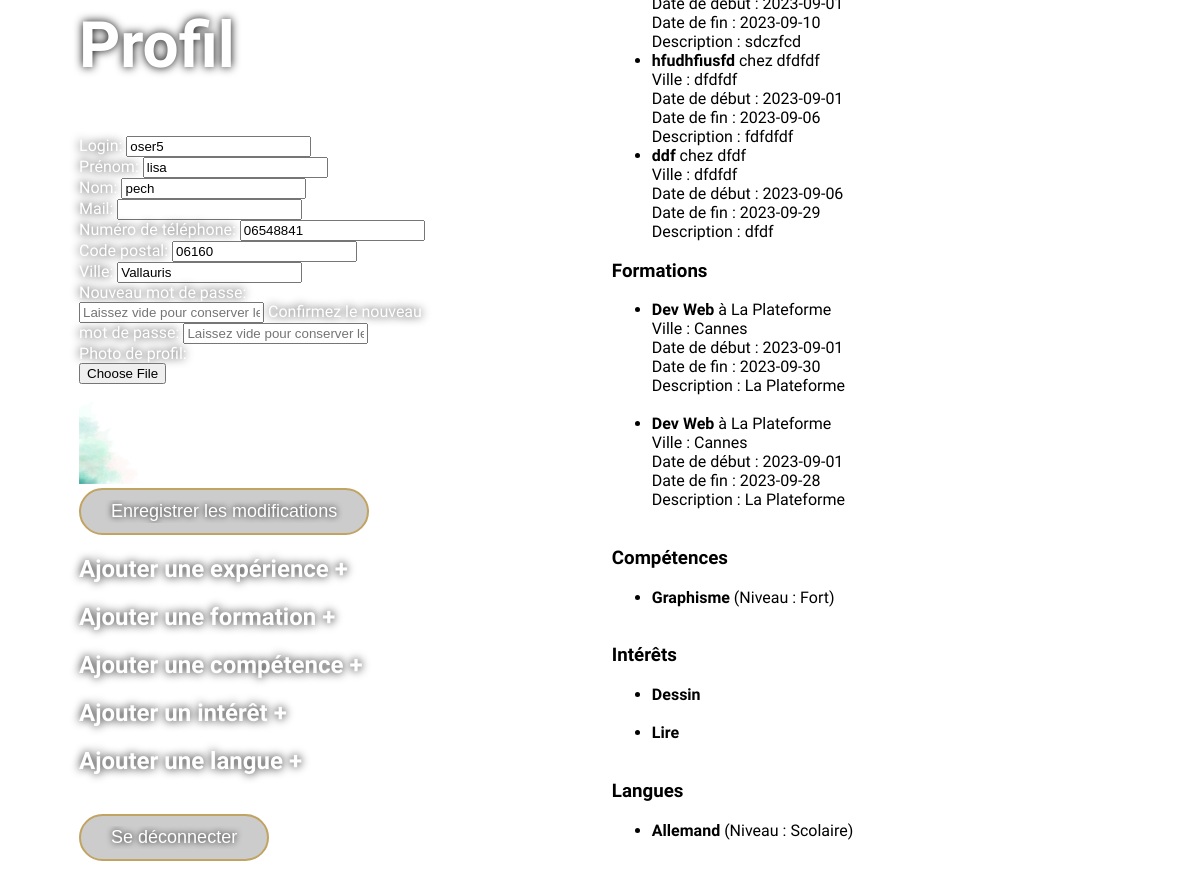
Page /profil.php (signed in) on the committed database.
### tables this page shows
CREATE TABLE IF NOT EXISTS `utilisateurs` (
  `id` int NOT NULL AUTO_INCREMENT,
  `login` varchar(255) NOT NULL,
  `prenom` varchar(255) NOT NULL,
  `nom` varchar(255) NOT NULL,
  `mail` varchar(255) NOT NULL,
  `password` varchar(255) NOT NULL,
  `phone` varchar(55) NOT NULL,
  `postal` varchar(255) NOT NULL,
  `ville` varchar(255) NOT NULL,
  `photo` varchar(255) DEFAULT 'profil_default.jpg',
  PRIMARY KEY (`id`)
);

CREATE TABLE IF NOT EXISTS `experience` (
  `id` int NOT NULL AUTO_INCREMENT,
  `utilisateurs_id` int NOT NULL,
  `poste` varchar(255) NOT NULL,
  `employeur` varchar(255) NOT NULL,
  `ville` varchar(255) NOT NULL,
  `date_start` date NOT NULL,
  `date_end` date NOT NULL,
  `description` varchar(255) NOT NULL,
  PRIMARY KEY (`id`)
);

CREATE TABLE IF NOT EXISTS `formation` (
  `id` int NOT NULL AUTO_INCREMENT,
  `utilisateurs_id` int NOT NULL,
  `nom_formation` varchar(255) NOT NULL,
  `nom_etablissement` varchar(255) NOT NULL,
  `ville` varchar(255) NOT NULL,
  `date_start` date NOT NULL,
  `date_end` date NOT NULL,
  `description` varchar(255) NOT NULL,
  PRIMARY KEY (`id`)
);

CREATE TABLE IF NOT EXISTS `competence` (
  `id` int NOT NULL AUTO_INCREMENT,
  `utilisateurs_id` int NOT NULL,
  `nom` varchar(255) NOT NULL,
  `niveau` varchar(255) NOT NULL,
  PRIMARY KEY (`id`)
);

CREATE TABLE IF NOT EXISTS `interet` (
  `id` int NOT NULL AUTO_INCREMENT,
  `utilisateurs_id` int NOT NULL,
  `nom` varchar(255) DEFAULT NULL,
  PRIMARY KEY (`id`)
);

CREATE TABLE IF NOT EXISTS `langue` (
  `id` int NOT NULL AUTO_INCREMENT,
  `utilisateurs_id` int NOT NULL,
  `nom` varchar(255) NOT NULL,
  `niveau` varchar(255) NOT NULL,
  PRIMARY KEY (`id`)
);

### profil.php (the view, shortened to what this page needs)
<?php
$host = "localhost";
$dbname = "cv-crafter";
$username = "pma";
$passwordDB = "plomkiplomki";
try {
    $conn = new PDO("mysql:host=$host;dbname=$dbname", $username, $passwordDB);
    $conn->setAttribute(PDO::ATTR_ERRMODE, PDO::ERRMODE_EXCEPTION);
    $query = "SELECT login, prenom, nom, mail, password, phone, postal, ville, photo FROM utilisateurs WHERE login = ?";
    $stmt = $conn->prepare($query);
    $stmt->execute([$_SESSION["login"]]);
    $row = $stmt->fetch(PDO::FETCH_ASSOC);
} catch (PDOException $e) {
    echo "Erreur : " . $e->getMessage();
}
?>
<!DOCTYPE html>
<html>
<head>
  <link id="style" rel="stylesheet" type="text/css" href="styleprof.css">
</head>
<body class="bodyprof">
    <section class="modif">
    <form method="POST" action="<?php echo $_SERVER["PHP_SELF"]; ?>" enctype="multipart/form-data">
        <h1>Profil</h1>
        <label for="login">Login:</label>
        <input type="text" id="login" name="login" value="<?php echo $row["login"]; ?>" required><br>
        <label for="prenom">Prénom:</label>
        <input type="text" id="prenom" name="prenom" value="<?php echo $row["prenom"]; ?>" required><br>
        <label for="nom">Nom:</label>
        <input type="text" id="nom" name="nom" value="<?php echo $row["nom"]; ?>" required><br>
        <label for="mail">Mail:</label>
        <input type="text" id="mail" name="mail" value="<?php echo $row["mail"]; ?>" required><br>
        <label for="phone">Numéro de téléphone:</label>
        <input type="tel" id="phone" name="phone" value="<?php echo $row["phone"]; ?>" required><br>
        <label for="postal">Code postal:</label>
        <input type="text" id="postal" name="postal" value="<?php echo $row["postal"]; ?>" required><br>
        <label for="ville">Ville:</label>
        <input type="text" id="ville" name="ville" value="<?php echo $row["ville"]; ?>" required><br>
        <label for="password">Nouveau mot de passe:</label>
        <input type="password" id="password" name="password" value="<?php echo isset($_POST['password']) ? $_POST['password'] : ''; ?>" placeholder="Laissez vide pour conserver le mot de passe actuel">
    <label for="confirmPassword">Confirmez le nouveau mot de passe:</label>
        <input type="password" id="confirmPassword" name="confirmPassword" value="<?php echo isset($_POST['confirmPassword']) ? $_POST['confirmPassword'] : ''; ?>" placeholder="Laissez vide pour conserver le mot de passe actuel">
              <br>
        <label for="fileUpload">Photo de profil:</label>
        <input type="file" id="fileUpload" name="photo" >
        <br>
        <img src=upload/<?=$row['photo']?> height="100" >
        <br>
        <button class="button"><input type="submit" name="enregistrer_modifications" value="Enregistrer les modifications"></button>
    </form>
        <h2 id="experience-link">Ajouter une expérience +</h2>
        <h2 id="formation-link">Ajouter une formation +</h2>
        <h2 id="competence-link">Ajouter une compétence +</h2>
        <h2 id="interet-link">Ajouter un intérêt +</h2>
        <h2 id="langue-link">Ajouter une langue +</h2>
        <br>
    <form method="GET" action="<?php echo $_SERVER["PHP_SELF"]; ?>">
        <button class="button"><input type="submit" value="Se déconnecter"></button>
    </form>
    </section>
    <section class="view">
        <ul>
            <?php
            $experiencesQuery = "SELECT id, poste, employeur, ville, date_start, date_end, description FROM experience WHERE utilisateurs_id = ?";
            $experiencesStmt = $conn->prepare($experiencesQuery);
            $experiencesStmt->execute([$_SESSION["id"]]);
            $experiences = $experiencesStmt->fetchAll(PDO::FETCH_ASSOC);
            foreach ($experiences as $experience) {
                echo "<li><strong>" . $experience["poste"] . "</strong> chez " . $experience["employeur"] . "<br>";
                echo "Ville : " . $experience["ville"] . "<br>";
                echo "Date de début : " . $experience["date_start"] . "<br>";
                echo "Date de fin : " . $experience["date_end"] . "<br>";
                echo "Description : " . $experience["description"] . "<br>";
            }
            ?>
        </ul>
        <h3>Formations</h3>
        <ul>
            <?php
            $formationsQuery = "SELECT nom_formation, nom_etablissement, ville, date_start, date_end, description FROM formation WHERE utilisateurs_id = ?";
            $formationsStmt = $conn->prepare($formationsQuery);
            $formationsStmt->execute([$_SESSION["id"]]);
            $formations = $formationsStmt->fetchAll(PDO::FETCH_ASSOC);
            foreach ($formations as $formation) {
                echo "<li><strong>" . $formation["nom_formation"] . "</strong> à " . $formation["nom_etablissement"] . "<br>";
                echo "Ville : " . $formation["ville"] . "<br>";
                echo "Date de début : " . $formation["date_start"] . "<br>";
                echo "Date de fin : " . $formation["date_end"] . "<br>";
                echo "Description : " . $formation["description"] . "</li><br>";
            }
            ?>
        </ul>
        <h3>Compétences</h3>
        <ul>
            <?php
            $competencesQuery = "SELECT nom, niveau FROM competence WHERE utilisateurs_id = ?";
            $competencesStmt = $conn->prepare($competencesQuery);
            $competencesStmt->execute([$_SESSION["id"]]);
            $competences = $competencesStmt->fetchAll(PDO::FETCH_ASSOC);
            foreach ($competences as $competence) {
                echo "<li><strong>" . $competence["nom"] . "</strong> (Niveau : " . $competence["niveau"] . ")</li><br>";
            }
            ?>
        </ul>
        <h3>Intérêts</h3>
        <ul>
            <?php
            $interetsQuery = "SELECT nom FROM interet WHERE utilisateurs_id = ?";
            $interetsStmt = $conn->prepare($interetsQuery);
            $interetsStmt->execute([$_SESSION["id"]]);
            $interets = $interetsStmt->fetchAll(PDO::FETCH_ASSOC);
            foreach ($interets as $interet) {
                echo "<li><strong>" . $interet["nom"] . "</strong></li><br>";
            }
            ?>
        </ul>
        <h3>Langues</h3>
        <ul>
            <?php
            $languesQuery = "SELECT nom, niveau FROM langue WHERE utilisateurs_id = ?";
            $languesStmt = $conn->prepare($languesQuery);
            $languesStmt->execute([$_SESSION["id"]]);
            $langues = $languesStmt->fetchAll(PDO::FETCH_ASSOC);
            foreach ($langues as $langue) {
                echo "<li><strong>" . $langue["nom"] . "</strong> (Niveau : " . $langue["niveau"] . ")</li><br>";
            }
            ?>
        </ul>
    <br>
</body>
</html>

### styleprof.css (style rules this page uses)
body { font-family: 'Assistant', sans-serif; height: 100vh; background-image: url(css/backgroundpc.jpg); background-size: cover; background-position: center; color: #ffffff; display: flex; flex-direction: row; align-items: center; justify-content: space-around; }
.modif { width: 30%; color: #ffffff; text-shadow: 0 0 10px black; }
.view { background-color: #ffffffef; width: 40%; padding: 3%; color: rgb(0, 0, 0); }
.button { cursor: pointer; position: relative; padding: 10px 24px; font-size: 18px; color: rgb(193, 163, 98); border: 2px solid rgb(193, 163, 98); border-radius: 34px; background-color: rgba(0, 0, 0, 0.199); font-weight: 600; transition: all 0.3s cubic-bezier(0.23, 1, 0.320, 1); overflow: hidden; }
.button::before { content: ''; position: absolute; inset: 0; margin: auto; width: 100px; height: 50px; border-radius: inherit; scale: 0; z-index: -1; background-color: rgb(193, 163, 98); transition: all 0.6s cubic-bezier(0.23, 1, 0.320, 1); }
h2 { cursor: pointer; transition: transform 0.2s; }
h1 { font-size: 4em; }
input[type="submit"] { font-size: 18px; color: #fff; text-decoration: none; border: none; background-color: transparent; text-shadow: 0 0 6px black; }

### rows in the picture
utilisateurs: login "oser5", prenom "lisa", nom "pech", phone "06548841", postal "06160", ville "Vallauris", photo (picture)
experience: date_end "2023-09-10", description "sdczfcd"
experience: poste "hfudhfiusfd", employeur "dfdfdf", ville "dfdfdf", date_start "2023-09-01", date_end "2023-09-06", description "fdfdfdf"
experience: poste "ddf", employeur "dfdf", ville "dfdfdf", date_start "2023-09-06", date_end "2023-09-29", description "dfdf"
formation: nom_formation "Dev Web", nom_etablissement "La Plateforme", ville "Cannes", date_start "2023-09-01", date_end "2023-09-30", description "La Plateforme"
formation: nom_formation "Dev Web", nom_etablissement "La Plateforme", ville "Cannes", date_start "2023-09-01", date_end "2023-09-28", description "La Plateforme"
competence: nom "Graphisme", niveau "Fort"
interet: nom "Dessin"
interet: nom "Lire"
langue: nom "Allemand", niveau "Scolaire"
